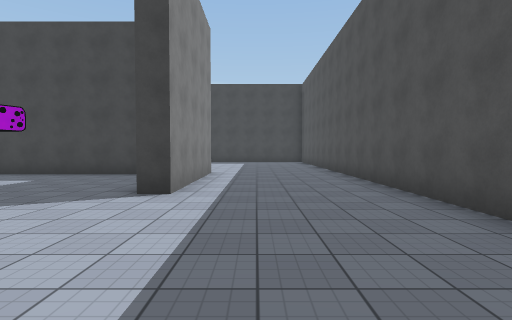
view 1 (above)

24 first-person views from a walk through a scene from a Unity 3-D project. The camera is 1.4 m above the floor, tilts 2° down and sees 80° across. The floor is counted in squares, 2 m on a side. Each view is taken from the middle of a square. On the plan, view 1 faces up. The plan holds only what a view shows up to about 10 squares ahead; the rest is blank. The place goes on beyond the plan. The player is left out. Surface patterns are stand-ins for the level's own textures.

view 2
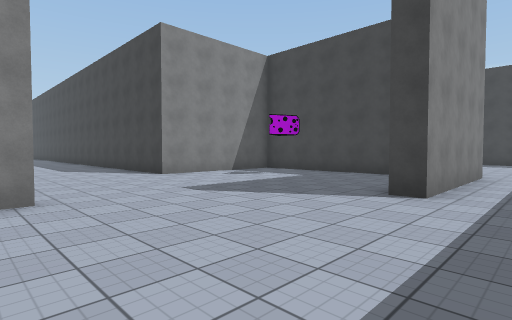

view 3
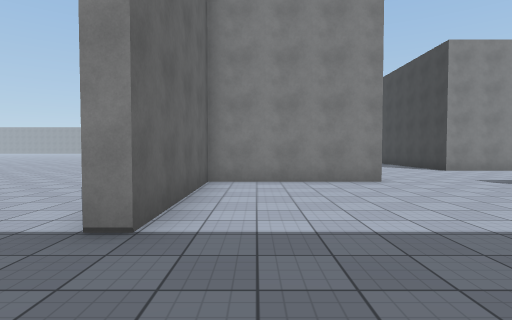

view 4
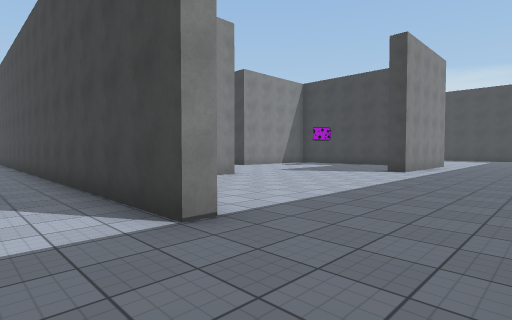

view 5
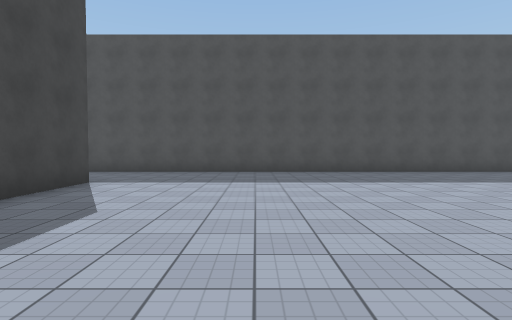

view 6
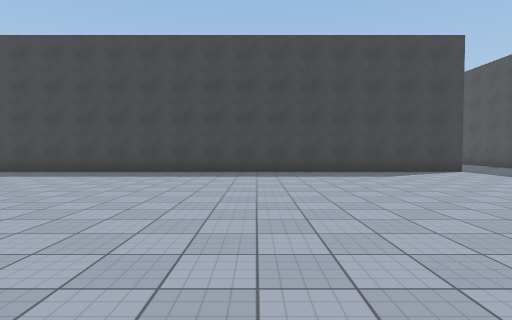

view 7
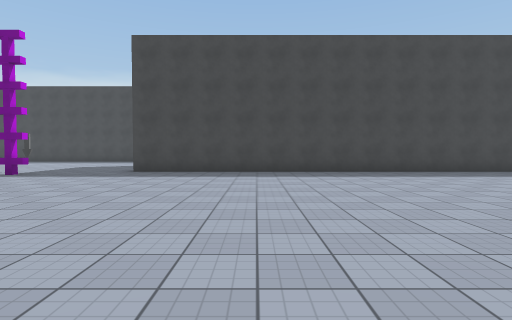

view 8
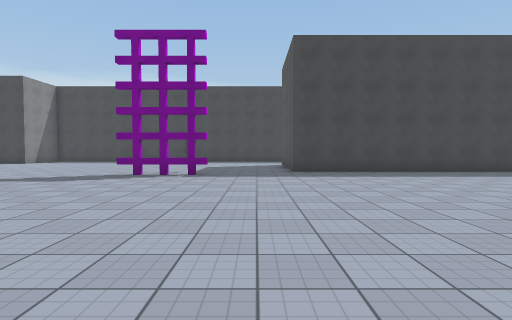

view 9
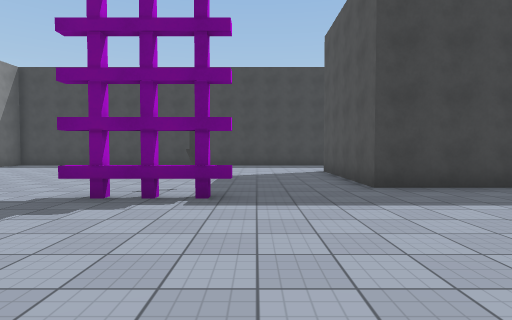

view 10
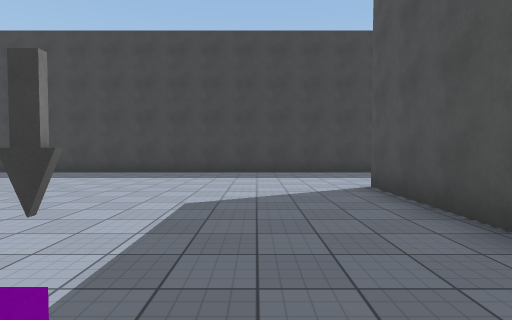

view 11
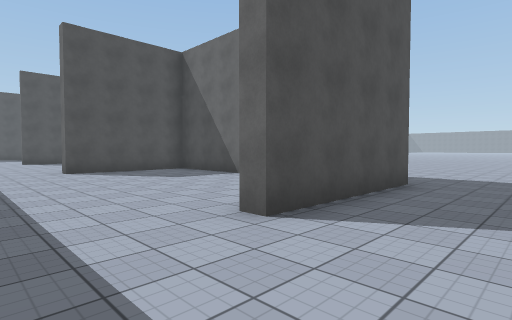

view 12
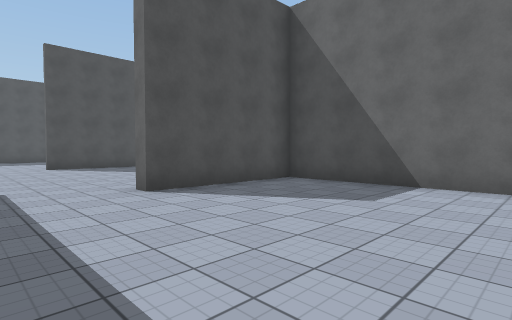

view 13
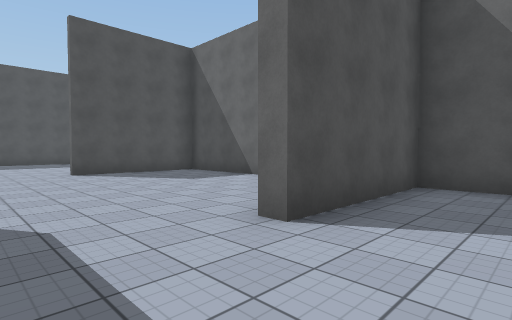

view 14
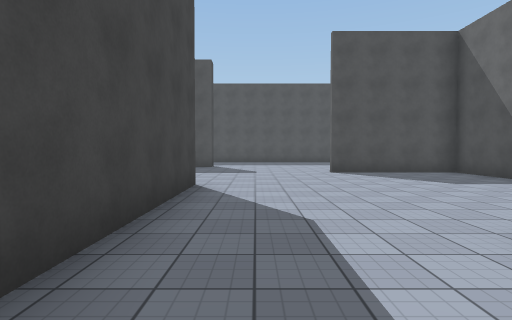

view 15
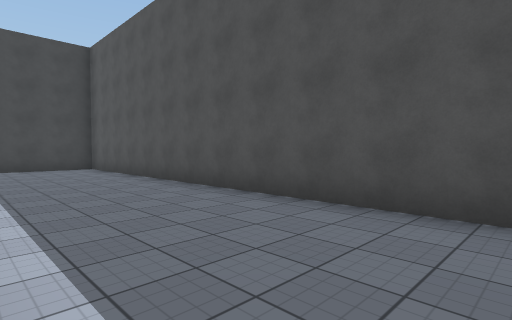

view 16
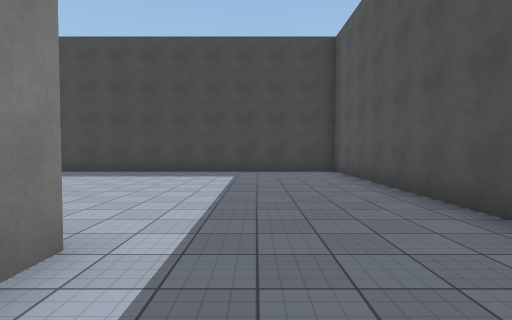

view 17
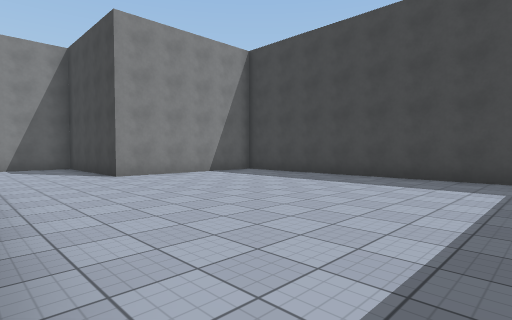

view 18
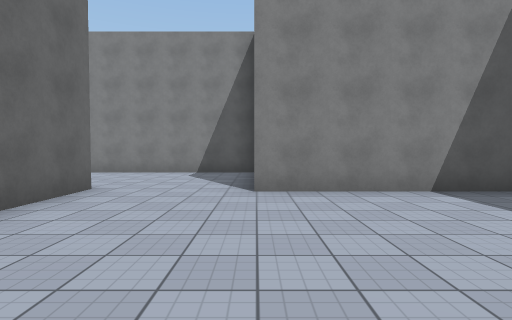

view 19
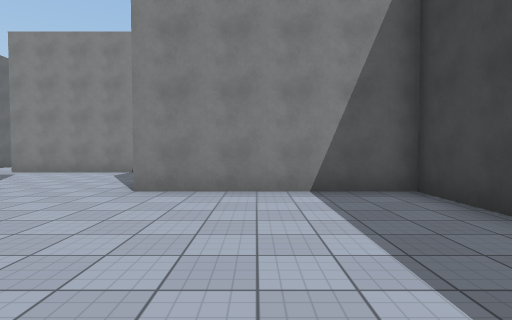

view 20
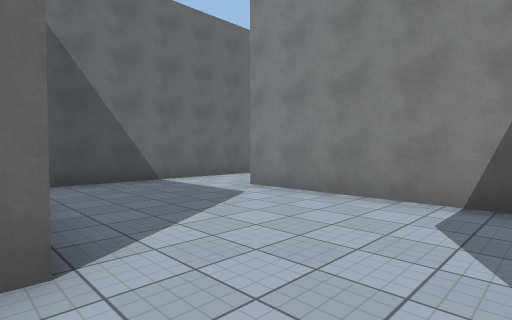

view 21
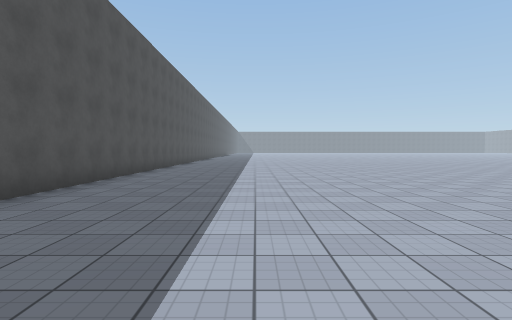

view 22
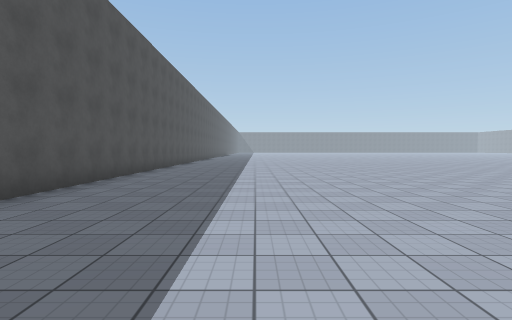

view 23
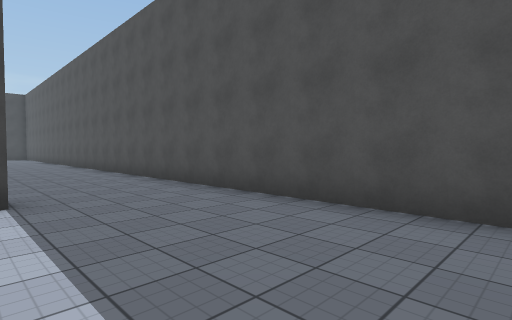

view 24
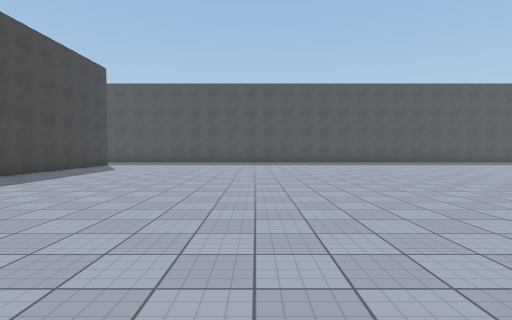

### Floor plan
Key: @ floor where view 1 was taken; # wall or solid block; . floor; T thing the floor can be seen under or through; O other object.
Columns run from 27 left of view 1 to 3 right of it. Each row starts with its distance up from view 1.
 17                    ############
 16                    #..........#
 15                    #..........#
 14                    #..........#
 13                    #..........#
 12                #####..........#
 11                #..............#
 10                #..............#
  9                #...#######....#
  8                #... .....#....#
  7                #... .....#....#
  6               .....#.....#....#
  5              ......#.....#....#
  4 ##########   #######..........#
  3 ..............................#
  2 ..............................#
  1 ..............................#
  0  ......#.......#......#....@..#
 -1 .......# ......# .....#.......#
 -2 .......#  .....#  ....#.......#
 -3 ....O..####################...#
 -4 ..............................#
 -5 ...TT.........................#
 -6 ..............................#
 -7  .............................#
 -8   ............................#
 -9   ............................#
-10    ...........................#
-11     ..........................#
-12      ...  ...  ...............#
-13       .    .    ..............#
-14                  .............#
-15                    ...........#
-16                    ...........#
-17                    ...........#
-18                    ...........#
-19                    ...........#

Positions as (right, up) in squares from view 1, and headings:
1: (0, 0), facing up
2: (0, 0), facing up-left
3: (2, -2), facing left
4: (2, -5), facing up-left
5: (-7, -7), facing right
6: (-7, -13), facing up
7: (-16, -13), facing up
8: (-21, -13), facing up
9: (-22, -9), facing up
10: (-22, -5), facing up
11: (-22, 3), facing down-right
12: (-17, 3), facing down-right
13: (-14, 3), facing down-right
14: (-14, 3), facing right
15: (-1, 5), facing up-right
16: (0, 7), facing up
17: (0, 9), facing up-left
18: (-3, 12), facing left
19: (-3, 14), facing left
20: (-8, 11), facing down-left
21: (-1, -9), facing down
22: (-1, -7), facing down
23: (-1, -8), facing up-right
24: (-14, -10), facing right
